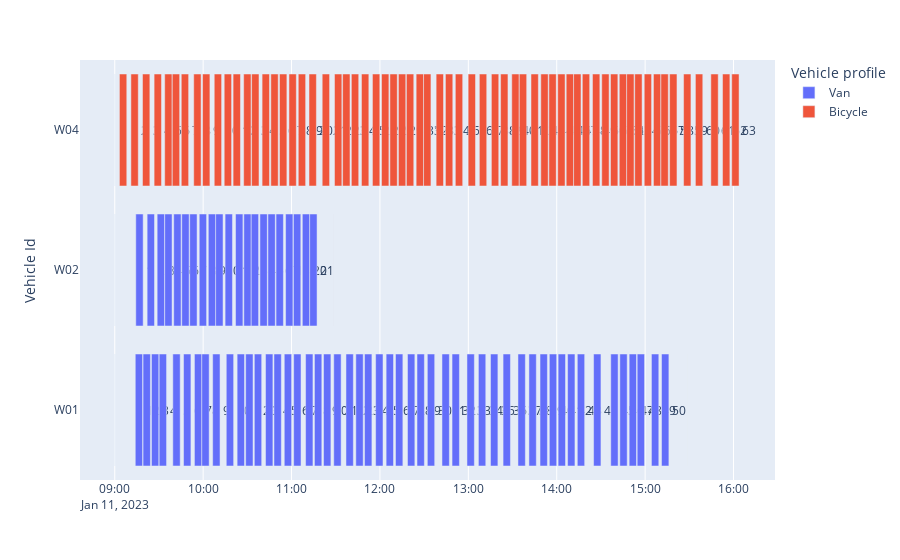

The code cell stored with this chart in its notebook:
### Code cell
import plotly.express as px
import datetime 
#assigned_stops_gant = assigned_stops_display.assign(x_start = assigned_stops_display["Arrival time"])
def generate_timeline(df):

    hovertemplate1 = (
        "<b>Stop no.: %{customdata[0]}</b><br>"
        + "Site: %{customdata[1]}<br>"
        + "Site Bk: %{customdata[2]}<br>"
        + "Address: %{customdata[3]}<br>"
        + "Delivery products: %{customdata[4]}<br>"
        + "Arrival time: %{customdata[5]}<br>"
    )

    custom_data = [
        "Stop sequence",
        "Site Name",
        "Site Bk",
        "Site Address",
        "Product description",
        "Arrival time",
    ]

    assigned_stops_route_paths_plot = df.copy()
    assigned_stops_route_paths_plot["Arrival time"] = datetime.datetime.now().strftime("%Y-%m-%d") + " " + assigned_stops_route_paths_plot["Arrival time"]
    assigned_stops_route_paths_plot["Departure time"] = datetime.datetime.now().strftime("%Y-%m-%d") + " " + assigned_stops_route_paths_plot["Departure time"]
    fig = px.timeline(
        assigned_stops_route_paths_plot,
        x_start="Arrival time",
        x_end="Departure time",
        y="Vehicle Id",
        color="Vehicle profile",
        text="Stop sequence",
        custom_data=custom_data,
    )
    _ = fig.update_traces(hovertemplate=hovertemplate1)
    return fig

generate_timeline(assigned_stops_display)

### Figure 1 — Plotly figure (JSON) as saved in the notebook; plotly's stock layout.template omitted (floating-point values rounded to 4 significant figures; data arrays with more than 128 entries replaced by an {"elided": "..."} marker saying what was removed)
{"data": [{"alignmentgroup": "True", "base": ["2023-01-11 09:00:00", "2023-01-11 09:13:56", "2023-01-11 09:19:13", "2023-01-11 09:24:56", "2023-01-11 09:30:10", "2023-01-11 09:39:25", "2023-01-11 09:46:42", "2023-01-11 09:54:05", "2023-01-11 09:59:05", "2023-01-11 10:06:28", "2023-01-11 10:15:42", "2023-01-11 10:23:04", "2023-01-11 10:28:52", "2023-01-11 10:34:44", "2023-01-11 10:42:21", "2023-01-11 10:48:04", "2023-01-11 10:55:04", "2023-01-11 11:01:26", "2023-01-11 11:09:32", "2023-01-11 11:15:33", "2023-01-11 11:21:43", "2023-01-11 11:28:39", "2023-01-11 11:36:57", "2023-01-11 11:43:38", "2023-01-11 11:49:33", "2023-01-11 11:57:05", "2023-01-11 12:04:12", "2023-01-11 12:10:34", "2023-01-11 12:18:42", "2023-01-11 12:25:10", "2023-01-11 12:32:10", "2023-01-11 12:42:07", "2023-01-11 12:48:57", "2023-01-11 12:59:05", "2023-01-11 13:06:50", "2023-01-11 13:15:04", "2023-01-11 13:23:35", "2023-01-11 13:33:42", "2023-01-11 13:41:08", "2023-01-11 13:48:40", "2023-01-11 13:54:59", "2023-01-11 14:00:57", "2023-01-11 14:07:22", "2023-01-11 14:13:58", "2023-01-11 14:25:01", "2023-01-11 14:36:40", "2023-01-11 14:42:50", "2023-01-11 14:49:10", "2023-01-11 14:54:37", "2023-01-11 15:04:17", "2023-01-11 15:11:08", "2023-01-11 15:28:18", "2023-01-11 09:00:00", "2023-01-11 09:14:17", "2023-01-11 09:21:59", "2023-01-11 09:28:47", "2023-01-11 09:33:55", "2023-01-11 09:40:01", "2023-01-11 09:45:29", "2023-01-11 09:50:53", "2023-01-11 09:57:21", "2023-01-11 10:03:30", "2023-01-11 10:08:30", "2023-01-11 10:14:54", "2023-01-11 10:22:00", "2023-01-11 10:27:37", "2023-01-11 10:32:38", "2023-01-11 10:38:33", "2023-01-11 10:43:59", "2023-01-11 10:49:29", "2023-01-11 10:55:57", "2023-01-11 11:01:17", "2023-01-11 11:07:19", "2023-01-11 11:12:19", "2023-01-11 11:28:03"], "customdata": {"elided": "75x6 mixed values"}, "hovertemplate": "<b>Stop no.: %{customdata[0]}</b><br>Site: %{customdata[1]}<br>Site Bk: %{customdata[2]}<br>Address: %{customdata[3]}<br>Delivery products: %{customdata[4]}<br>Arrival time: %{customdata[5]}<br>", "legendgroup": "Van", "marker": {"color": "#636efa", "pattern": {"shape": ""}}, "name": "Van", "offsetgroup": "Van", "orientation": "h", "showlegend": true, "text": [0, 1, 2, 3, 4, 5, 6, 7, 8, 9, 10, 11, 12, 13, 14, 15, 16, 17, 18, 19, 20, 21, 22, 23, 24, 25, 26, 27, 28, 29, 30, 31, 32, 33, 34, 35, 36, 37, 38, 39, 40, 41, 42, 43, 44, 45, 46, 47, 48, 49, 50, 51, 0, 1, 2, 3, 4, 5, 6, 7, 8, 9, 10, 11, 12, 13, 14, 15, 16, 17, 18, 19, 20, 21, 22], "textposition": "auto", "type": "bar", "x": [0, 300000, 300000, 300000, 300000, 300000, 300000, 300000, 300000, 300000, 300000, 300000, 300000, 300000, 300000, 300000, 300000, 300000, 300000, 300000, 300000, 300000, 300000, 300000, 300000, 300000, 300000, 300000, 300000, 300000, 300000, 300000, 300000, 300000, 300000, 300000, 300000, 300000, 300000, 300000, 300000, 300000, 300000, 300000, 300000, 300000, 300000, 300000, 300000, 300000, 300000, 0, 0, 300000, 300000, 300000, 300000, 300000, 300000, 300000, 300000, 300000, 300000, 300000, 300000, 300000, 300000, 300000, 300000, 300000, 300000, 300000, 300000, 300000, 0], "xaxis": "x", "y": ["W01", "W01", "W01", "W01", "W01", "W01", "W01", "W01", "W01", "W01", "W01", "W01", "W01", "W01", "W01", "W01", "W01", "W01", "W01", "W01", "W01", "W01", "W01", "W01", "W01", "W01", "W01", "W01", "W01", "W01", "W01", "W01", "W01", "W01", "W01", "W01", "W01", "W01", "W01", "W01", "W01", "W01", "W01", "W01", "W01", "W01", "W01", "W01", "W01", "W01", "W01", "W01", "W02", "W02", "W02", "W02", "W02", "W02", "W02", "W02", "W02", "W02", "W02", "W02", "W02", "W02", "W02", "W02", "W02", "W02", "W02", "W02", "W02", "W02", "W02"], "yaxis": "y"}, {"alignmentgroup": "True", "base": ["2023-01-11 09:00:00", "2023-01-11 09:03:10", "2023-01-11 09:10:58", "2023-01-11 09:18:50", "2023-01-11 09:26:43", "2023-01-11 09:33:54", "2023-01-11 09:39:03", "2023-01-11 09:45:09", "2023-01-11 09:53:36", "2023-01-11 09:59:36", "2023-01-11 10:07:32", "2023-01-11 10:14:18", "2023-01-11 10:20:20", "2023-01-11 10:27:30", "2023-01-11 10:32:54", "2023-01-11 10:40:01", "2023-01-11 10:45:57", "2023-01-11 10:51:50", "2023-01-11 10:58:15", "2023-01-11 11:04:34", "2023-01-11 11:11:52", "2023-01-11 11:20:49", "2023-01-11 11:29:09", "2023-01-11 11:34:40", "2023-01-11 11:40:36", "2023-01-11 11:47:28", "2023-01-11 11:54:55", "2023-01-11 12:01:05", "2023-01-11 12:06:46", "2023-01-11 12:12:33", "2023-01-11 12:17:58", "2023-01-11 12:24:35", "2023-01-11 12:29:37", "2023-01-11 12:38:09", "2023-01-11 12:44:27", "2023-01-11 12:51:10", "2023-01-11 12:59:52", "2023-01-11 13:07:29", "2023-01-11 13:15:39", "2023-01-11 13:21:54", "2023-01-11 13:29:29", "2023-01-11 13:34:36", "2023-01-11 13:42:32", "2023-01-11 13:49:12", "2023-01-11 13:54:41", "2023-01-11 14:00:40", "2023-01-11 14:06:26", "2023-01-11 14:11:28", "2023-01-11 14:17:22", "2023-01-11 14:24:16", "2023-01-11 14:30:33", "2023-01-11 14:36:30", "2023-01-11 14:42:27", "2023-01-11 14:47:28", "2023-01-11 14:52:56", "2023-01-11 14:59:23", "2023-01-11 15:05:39", "2023-01-11 15:10:43", "2023-01-11 15:16:37", "2023-01-11 15:26:06", "2023-01-11 15:34:08", "2023-01-11 15:44:37", "2023-01-11 15:52:32", "2023-01-11 15:58:46", "2023-01-11 16:04:34"], "customdata": {"elided": "65x6 mixed values"}, "hovertemplate": "<b>Stop no.: %{customdata[0]}</b><br>Site: %{customdata[1]}<br>Site Bk: %{customdata[2]}<br>Address: %{customdata[3]}<br>Delivery products: %{customdata[4]}<br>Arrival time: %{customdata[5]}<br>", "legendgroup": "Bicycle", "marker": {"color": "#EF553B", "pattern": {"shape": ""}}, "name": "Bicycle", "offsetgroup": "Bicycle", "orientation": "h", "showlegend": true, "text": [0, 1, 2, 3, 4, 5, 6, 7, 8, 9, 10, 11, 12, 13, 14, 15, 16, 17, 18, 19, 20, 21, 22, 23, 24, 25, 26, 27, 28, 29, 30, 31, 32, 33, 34, 35, 36, 37, 38, 39, 40, 41, 42, 43, 44, 45, 46, 47, 48, 49, 50, 51, 52, 53, 54, 55, 56, 57, 58, 59, 60, 61, 62, 63, 64], "textposition": "auto", "type": "bar", "x": [0, 300000, 300000, 300000, 300000, 300000, 300000, 300000, 300000, 300000, 300000, 300000, 300000, 300000, 300000, 300000, 300000, 300000, 300000, 300000, 300000, 300000, 300000, 300000, 300000, 300000, 300000, 300000, 300000, 300000, 300000, 300000, 300000, 300000, 300000, 300000, 300000, 300000, 300000, 300000, 300000, 300000, 300000, 300000, 300000, 300000, 300000, 300000, 300000, 300000, 300000, 300000, 300000, 300000, 300000, 300000, 300000, 300000, 300000, 300000, 300000, 300000, 300000, 300000, 0], "xaxis": "x", "y": ["W04", "W04", "W04", "W04", "W04", "W04", "W04", "W04", "W04", "W04", "W04", "W04", "W04", "W04", "W04", "W04", "W04", "W04", "W04", "W04", "W04", "W04", "W04", "W04", "W04", "W04", "W04", "W04", "W04", "W04", "W04", "W04", "W04", "W04", "W04", "W04", "W04", "W04", "W04", "W04", "W04", "W04", "W04", "W04", "W04", "W04", "W04", "W04", "W04", "W04", "W04", "W04", "W04", "W04", "W04", "W04", "W04", "W04", "W04", "W04", "W04", "W04", "W04", "W04", "W04"], "yaxis": "y"}], "layout": {"barmode": "overlay", "legend": {"title": {"text": "Vehicle profile"}, "tracegroupgap": 0}, "margin": {"t": 60}, "xaxis": {"anchor": "y", "domain": [0, 1], "type": "date"}, "yaxis": {"anchor": "x", "domain": [0, 1], "title": {"text": "Vehicle Id"}}}}
